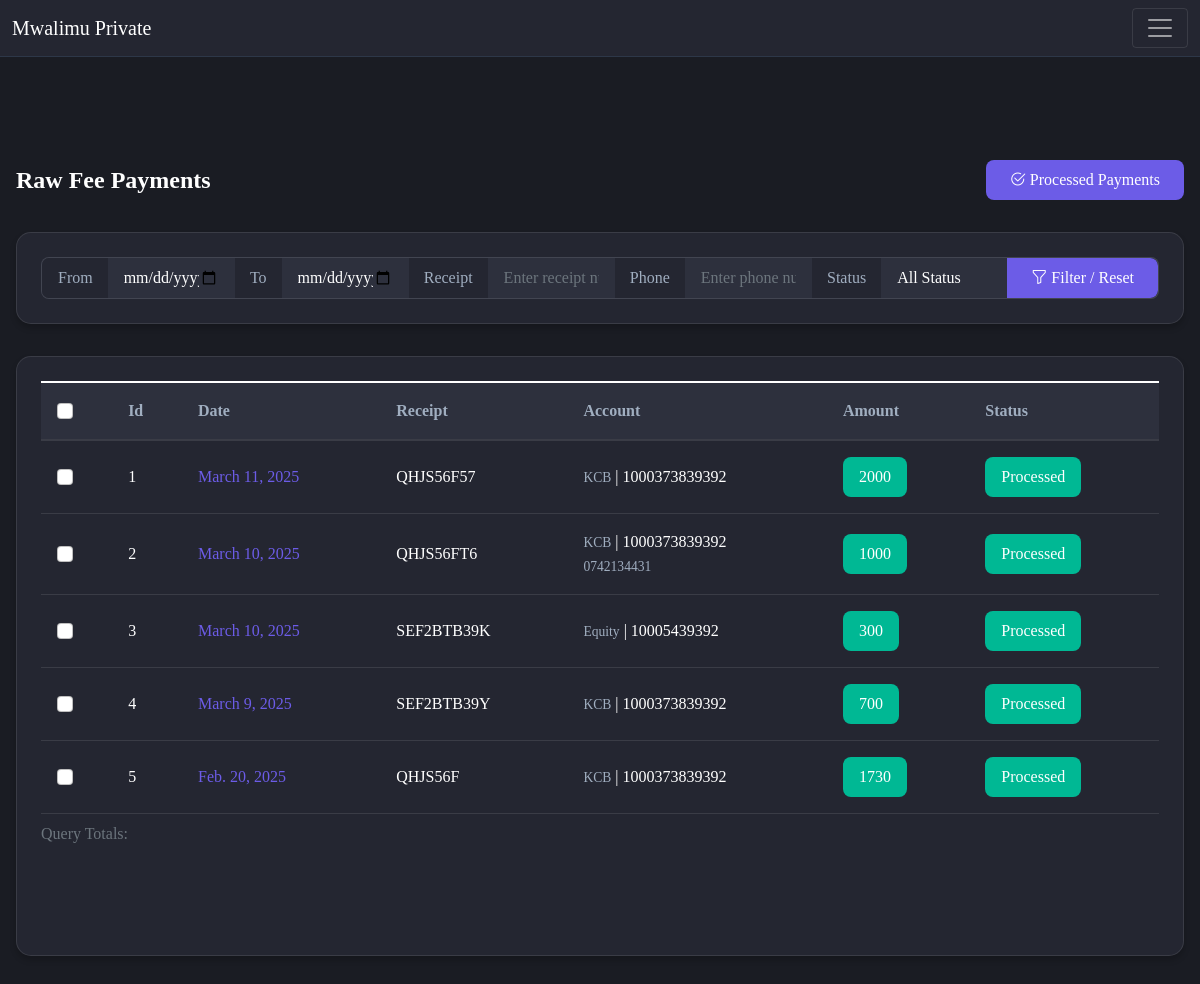
The app's page /Finance/RawFeePayments/ with its own data.
### Finance/models.py (models this page shows, shortened)
class RawFeePayment(models.Model):
    receipt = models.CharField(max_length=100, unique=True)
    adm_no = models.CharField(max_length=10, null=True)
    amount = models.PositiveIntegerField()
    account = models.ForeignKey(Accounts,  on_delete=models.CASCADE)
    msdn = models.CharField(max_length=15, null=True)
    processed_at = models.CharField(max_length=100)
    date = models.DateField(auto_now=True)
    status = models.BooleanField(default=False)

### Users/models.py (models this page shows)
class Accounts(models.Model):
    school = models.ForeignKey(Schools, on_delete=models.CASCADE)
    name = models.CharField(max_length=100)
    account = models.CharField(max_length=100, null=True, blank=True)
    is_active = models.BooleanField()
    def __str__(self):
        return str(self.name)

### Finance/views.py (the view, shortened to what this page needs)
# urls.py: path('RawFeePayments/', RawFeePayments.as_view(), name='raw-fee-payments'),
class RawFeePayments(TemplateView):
    template_name = 'Finance/raw_fee_payments.html'
    def get_context_data(self, *args, **kwargs):
        context = super().get_context_data(**kwargs)
        payments = RawFeePayment.objects.all().order_by('-id')[:30]
        context['transactions'] = payments
        return context

### Finance/templates/Finance/raw_fee_payments.html (shortened to what this page needs)
{% extends 'Supervisor/base.html' %}
{% load custom_filters %}
{% block content %}
<div class="container">
    <div class="page-header">
        <h1 class="page-title">Raw Fee Payments</h1>
        <a href="{% url 'processed-fee-payments' %}" class="btn btn-secondary">
            <i class="bi bi-check2-circle"></i> Processed Payments
        </a>
    </div>
    <div class="filter-section">
        <form method="post">
            <div class="input-group">
                <span class="input-group-text">From</span>
                <input type="date" class="form-control" name="from" placeholder="01/12/2023">
                <span class="input-group-text">To</span>
                <input type="date" class="form-control" name="to" placeholder="01/12/2023">
                <span class="input-group-text">Receipt</span>
                <input type="text" class="form-control" name="receipt" placeholder="Enter receipt number">
                <span class="input-group-text">Phone</span>
                <input type="text" class="form-control" name="phone" placeholder="Enter phone number">
                <span class="input-group-text">Status</span>
                <select class="form-select" name="status">
                    <option value="">All Status</option>
                </select>
                <button type="submit" class="btn btn-secondary">
                    <i class="bi bi-funnel"></i> Filter / Reset
                </button>
            </div>
        </form>
    </div>
    {% if not nun %}
    <div class="table-container">
        <table class="table">
            <caption>Query Totals: {{ totals }}</caption>
            <thead>
                <tr>
                    <th><input type="checkbox" class="form-check-input"></th>
                    <th>Id</th>
                    <th>Date</th>
                    <th>Receipt</th>
                    <th>Account</th>
                    <th>Amount</th>
                    <th>Status</th>
                </tr>
            </thead>
            <tbody>
                {% for payment in transactions %}
                <tr>
                    <td><input type="checkbox" class="form-check-input"></td>
                    <td>{{ forloop.counter }}</td>
                    <td><a href="{% url 'manage-fee-payment' payment.id %}">{{ payment.date }}</a></td>
                    <td>{{ payment.receipt }}</td>
                    <td>
                        <small>{{ payment.account }}</small> | {{ payment.account.account }}
                        {% if payment.msdn %}
                        <br><small>{{ payment.msdn }}</small>
                        {% endif %}
                    </td>
                    <td><span class="amount-badge">{{ payment.amount }}</span></td>
                    <td>
                        {% if payment.status %}
                        <span class="status-badge processed">Processed</span>
                        {% else %}
                        <span class="status-badge unprocessed">Not Processed</span>
                        {% endif %}
                    </td>
                </tr>
                {% endfor %}
            </tbody>
        </table>
    </div>
    {% endif %}
</div>
{% endblock %}

### Users/static/Users/styles.css (style rules this page uses)
* { padding: 0; margin: 0; font-family: Nunito !important; }
a { text-decoration: none !important; }

### SubjectList/static/SubjectList/SubjectLiist.css (style rules this page uses)
.upcoming-classes-view p,a { text-decoration:none; color:black ; padding:0px; margin:0px; }

### Supervisor/templates/Supervisor/base.html (style rules this page uses)
:root { --bg-dark: #1a1c23; --bg-card: #242631; --text-primary: #e2e8f0; --text-secondary: #a0aec0; --primary-color: #6c5ce7; --success-color: #00b894; --danger-color: #d63031; --border-color: #2d3748; }
body { background-color: var(--bg-dark); color: var(--text-primary); }
.btn-secondary { background-color: var(--bg-dark); border-color: var(--border-color); color: var(--text-primary); }
.form-control { background-color: var(--bg-dark); border-color: var(--border-color); color: var(--text-primary); }
.table { color: var(--text-primary); }
.table thead { background-color: var(--bg-dark); }
.table td, .table th { border-color: var(--border-color); }

### Finance/templates/Finance/raw_fee_payments.html (style rules this page uses)
:root { --bg-dark: #1a1c23; --bg-card: #242631; --bg-card-hover: #2d303d; --primary-color: #6c5ce7; --secondary-color: #a29bfe; --accent-color: #fd79a8; --text-primary: #ffffff; --text-secondary: #a0aec0; --success-color: #00b894; --warning-color: #fdcb6e; --danger-color: #d63031; --card-shadow: 0 4px 6px rgba(0, 0, 0, 0.2); --gradient-bg: linear-gradient(135deg, var(--primary-color), var(--secondary-color)); }
.container { max-width: 1400px; margin: 6rem auto 2rem; padding: 0 1rem; }
.page-header { display: flex; justify-content: space-between; align-items: center; margin-bottom: 2rem; }
.page-title { color: var(--text-primary); font-size: 1.5rem; font-weight: 600; margin: 0; }
.filter-section { background: var(--bg-card); border-radius: 15px; padding: 1.5rem; margin-bottom: 2rem; box-shadow: var(--card-shadow); border: 1px solid rgba(255, 255, 255, 0.1); }
.input-group { background: var(--bg-card-hover); border-radius: 8px; overflow: hidden; border: 1px solid rgba(255, 255, 255, 0.1); }
.input-group-text { background: var(--bg-card); border: none; color: var(--text-secondary); padding: 0.5rem 1rem; }
.form-control, .form-select { background: var(--bg-card-hover); border: none; color: var(--text-primary); padding: 0.5rem 1rem; }
.btn-secondary { background: var(--primary-color); border: none; color: var(--text-primary); padding: 0.5rem 1.5rem; border-radius: 8px; transition: all 0.3s ease; }
.table-container { background: var(--bg-card); border-radius: 15px; padding: 1.5rem; box-shadow: var(--card-shadow); border: 1px solid rgba(255, 255, 255, 0.1); height: 600px; overflow-y: auto; }
.table { color: var(--text-primary); margin: 0; }
.table thead th { background: var(--bg-card-hover); border-bottom: 2px solid rgba(255, 255, 255, 0.1); color: var(--text-secondary); font-weight: 600; padding: 1rem; position: sticky; top: 0; z-index: 1; }
.table tbody td { border-bottom: 1px solid rgba(255, 255, 255, 0.1); padding: 1rem; vertical-align: middle; }
.table a { color: var(--primary-color); text-decoration: none; transition: all 0.3s ease; }
.table small { color: var(--text-secondary); font-size: 0.85rem; }
.amount-badge { background: var(--success-color); color: white; padding: 0.5rem 1rem; border-radius: 8px; font-weight: 500; display: inline-block; }
.status-badge { padding: 0.5rem 1rem; border-radius: 8px; font-weight: 500; display: inline-block; }
.status-badge.processed { background: var(--success-color); color: white; }

### records on screen
RawFeePayment: date "March 11, 2025", receipt "QHJS56F57", account "KCB", account.account "1000373839392", amount "2000", status "Processed"
RawFeePayment: date "March 10, 2025", receipt "QHJS56FT6", account "KCB", account.account "1000373839392", msdn "0742134431", amount "1000", status "Processed"
RawFeePayment: date "March 10, 2025", receipt "SEF2BTB39K", account "Equity", account.account "10005439392", amount "300", status "Processed"
RawFeePayment: date "March 9, 2025", receipt "SEF2BTB39Y", account "KCB", account.account "1000373839392", amount "700", status "Processed"
RawFeePayment: date "Feb. 20, 2025", receipt "QHJS56F", account "KCB", account.account "1000373839392", amount "1730", status "Processed"
